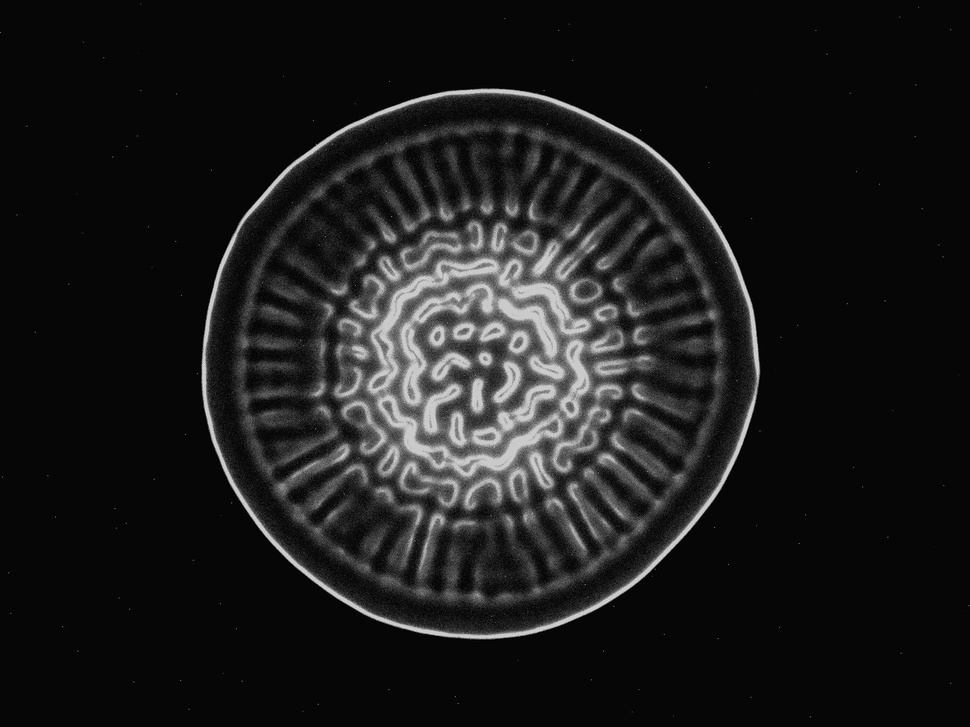
#> input picture intensity_profile/adjusted biolum.jpg, 970 x 727 px, shrunk from 1388 x 1040 before the run
$ python intensity_profile.py
#> lines starting #> are read from the running program, lines starting #| are printed output that depends on the picture
import matplotlib.image as mpimg
import matplotlib.pyplot as plt
import numpy as np
import pandas
import plotly.express as px
from matplotlib.widgets import Button, Slider
from scipy.ndimage.filters import gaussian_filter

"""
Functions
"""
def val_update(val):
    """
    Updates the row we are looking at upon changes of the slider position
    :param val: Value passed from Slider widget, giving the current row
    """
    row = int(row_slider.val) # row_slider.val is a float, so needs converting
    bio_plot.set_ydata(bl_img[row])
    bright_plot.set_ydata(bf_img[row])
    plt.draw()

"""
Script
"""

# Read in images for bioluminescent and brightfield, and apply gaussian blur
bl_img = mpimg.imread('adjusted biolum.jpg')
#> bl_img is the input picture: shape (727, 970); min 0, max 220, mean 27
bl_img = gaussian_filter(bl_img, sigma=7)
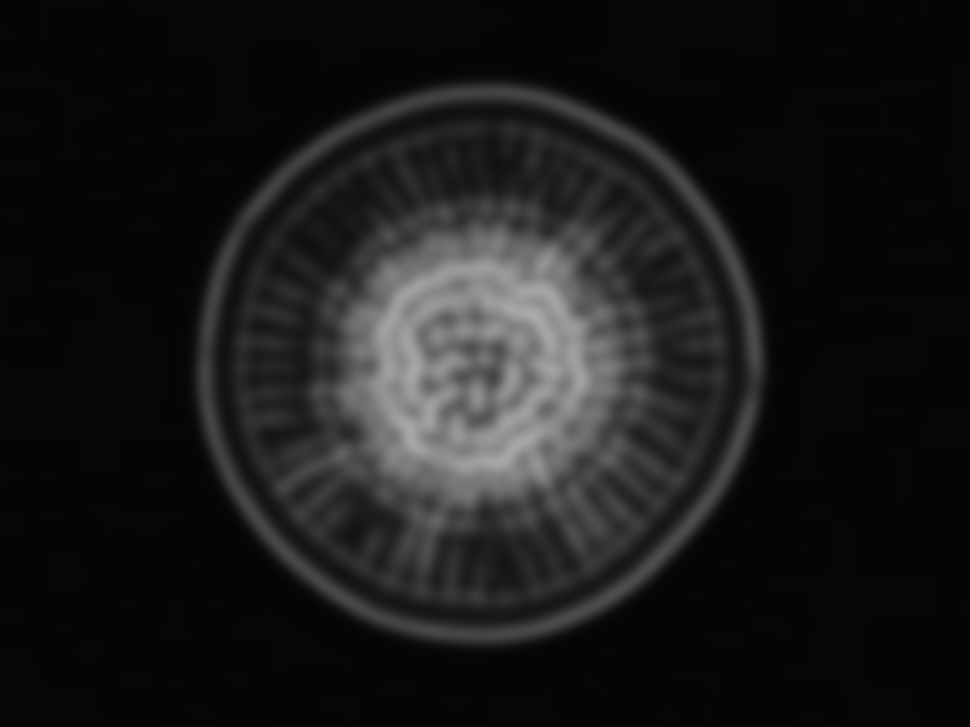
#> bl_img: shape (727, 970); min 5, max 171, mean 26.2

bf_img = mpimg.imread('adjusted brightfield.jpg')
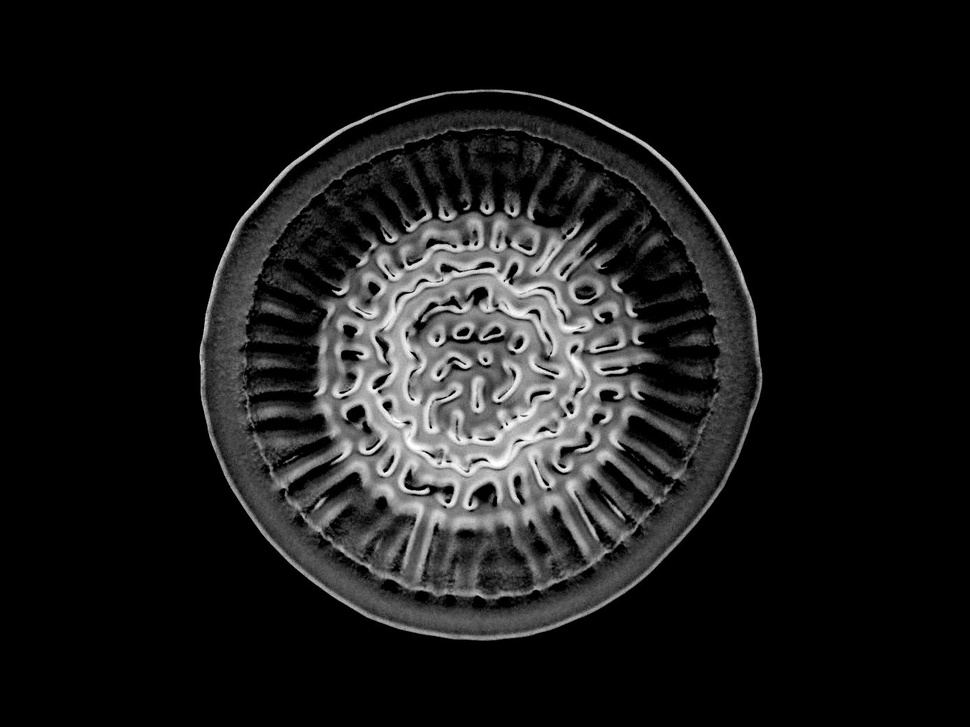
#> input picture intensity_profile/adjusted brightfield.jpg, 970 x 727 px, shrunk from 1388 x 1040 before the run
#> bf_img is the input picture: shape (727, 970); min 0, max 255, mean 25.9
bf_img = gaussian_filter(bf_img, sigma=7)
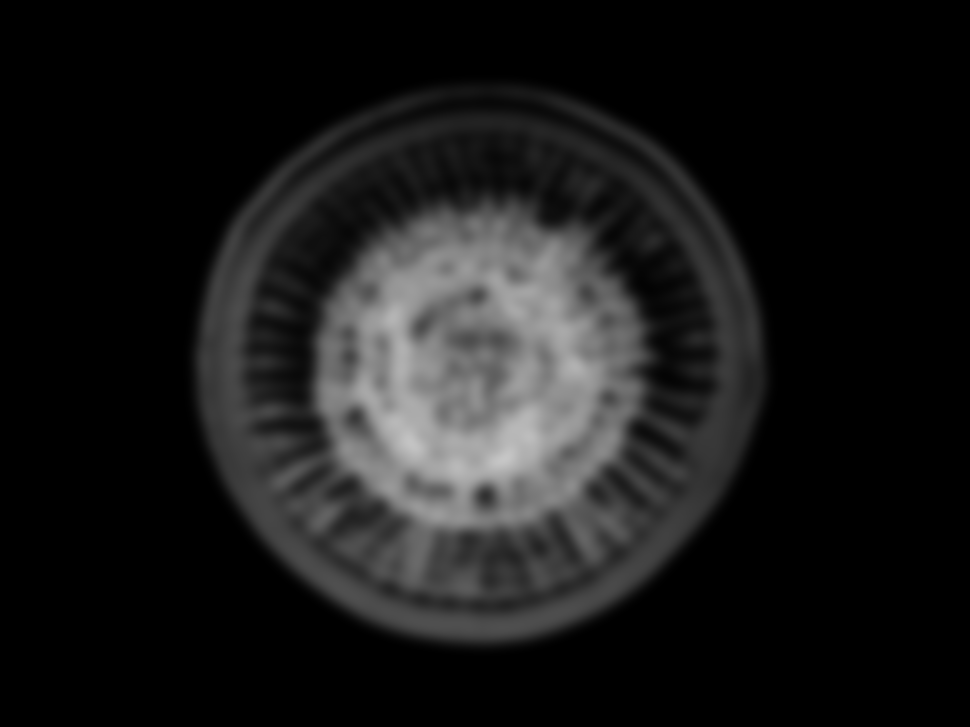
#> bf_img: shape (727, 970); min 0, max 198, mean 25.5

# Read in parameters of the image. Both are 1388x1040
height, width = np.shape(bl_img)
#> height = 727; width = 970

# Create axes for the plot
fig, ax = plt.subplots()
plt.subplots_adjust(left = 0.1, bottom = 0.35)
plt.title('Intensity profile')
plt.xlabel('Column')
plt.ylabel('Pixel intensity')

# Make an initial plot, looking at row 500
initial_row = 500
bio_plot, = plt.plot(bl_img[initial_row], label='bioluminescence')
bright_plot, = plt.plot(bf_img[initial_row], label='brightfield')
plt.legend()

# Allow adjusting of the row using Slider widget
axSlider = plt.axes([0.1, 0.2, 0.8, 0.05])
row_slider = Slider(axSlider, 'row', valmin = 0, valmax=height - 1, valstep=1)
row_slider.on_changed(val_update)
plt.show()
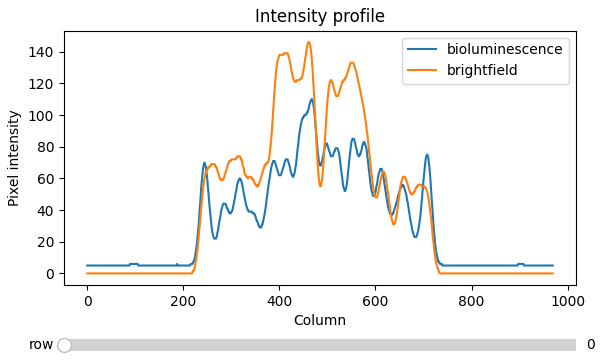
#> figure drawn by matplotlib, 2 panels; panel 1: curve peaks at x = 467, y = 110; panel 1: curve peaks at x = 460, y = 146
